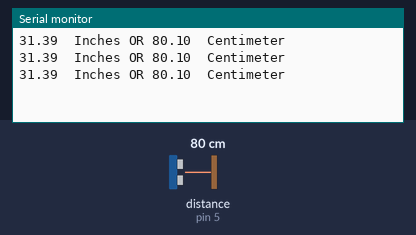
A sketch run on a simulated Arduino Uno, built with avr-gcc and run on an emulated ATmega328P. Parts: the last lines printed to the serial monitor. Wiring (inferred from the names in the program): ultrasonic range finder: trigger pin 2; echo pin 5. The inputs (shaded band) are chosen by the test bench; at power-on: distance to the obstacle (sensor on pin 5) 80 cm. The echo pulse lasts 58.3 µs per cm.

Above: at 1.3 s.
1.4 s: distance to the obstacle (sensor on pin 5) set to 2 cm
At 1.9 s:
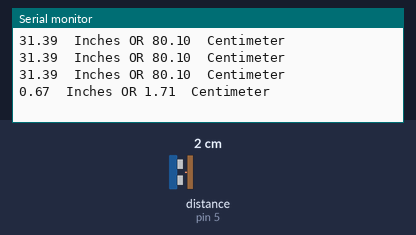
2.9 s: distance to the obstacle (sensor on pin 5) set to 4 cm
At 3.4 s:
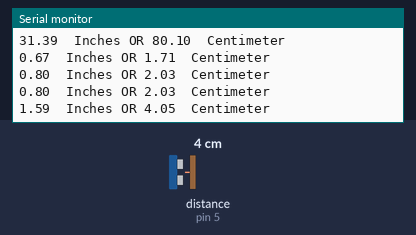
Timing chart, 0 to 5.9 s (numbered marks = the images above; inputs shaded):
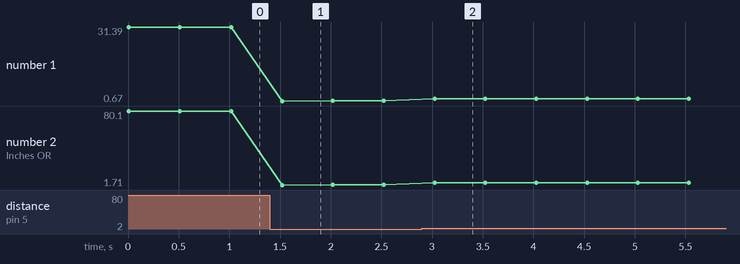

The sketch:

UltraSonicSensorCode.ino
```cpp
/*
Rafiqul Islam

*/
#include <SoftwareSerial.h>

const int triggerPin=2;
const int echoPin=5;

void setup(){
Serial.begin(9600); // Connect the Ardunio with PC through Serial Communication
}
void loop(){

  float microseconds, inches,centimeter;
  // here, the sensor is Triggered by High pulse of 10 microseconds
  pinMode(triggerPin,OUTPUT);
  digitalWrite(triggerPin,LOW);
  delayMicroseconds(2);
  digitalWrite(triggerPin,HIGH);
  delayMicroseconds(10);
  digitalWrite(triggerPin,LOW);

  // here, Now read the Signal from the Sensor

 pinMode(echoPin,INPUT);
 microseconds= pulseIn(echoPin,HIGH);
/*
here, I declare  pulsein() method which takes 2 variable. pin and values
pin mean pin number in Ardunio
values mean pulse to read. this pulse may be HIGH or may be LOW.
Here I set value HIGH. It returns the High pulse in Microseconds.
wait for Echo Pin to go High Pulse and Start Timing.
And also wait for Echo Pin to go Low and Stop Timing.
The width of the Echo pulse is used to calculate distance.
*/

 //here, I convert Microseconds to Inches and Centimeter


inches= microToInch(microseconds);
centimeter= microToCm(microseconds);
Serial.print(inches);
Serial.print("  Inches OR ");
Serial.print(centimeter);
Serial.print("  Centimeter");
Serial.println();
delay(500); // delay 500 milli seconds
}


float microToInch(float microSeconds){
return (microSeconds/74)/2;
// here, 74 because Sound need 73.746 microseconds to travel 1 inch
// and it divide by 2 becuase from the source to Obtacle and Obstacle to Source
// 2 times travel so divide by 2
}
float microToCm(float microSeconds){
return (microSeconds/29)/2;
// Sound need 29 Microseconds to travel 1 centimeter
}
```

Measured:
- after the input at 1.4 s, the serial monitor: prints a new line after 0.12 s (image 1)
- after the input at 2.9 s, the serial monitor: prints a new line after 0.12 s (image 2)
- plotted number 1: 31.39 → 0.8 after the input at 1.4 s, 0.8 → 1.59 after the input at 2.9 s
- plotted number 2: 80.1 → 2.03 after the input at 1.4 s, 2.03 → 4.05 after the input at 2.9 s
